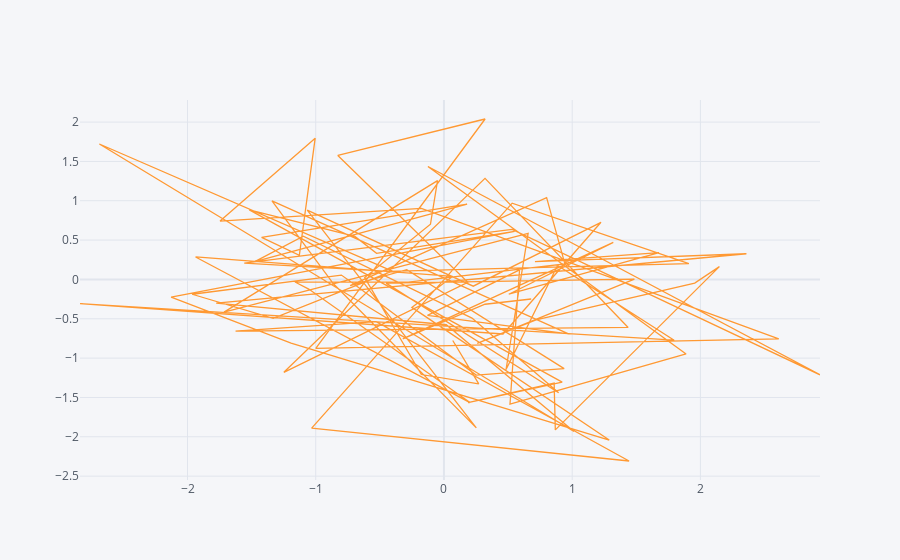

Notebook cell for this chart:
### Code cell
df.iplot(kind = 'scatter', x = 'A', y = 'B')
